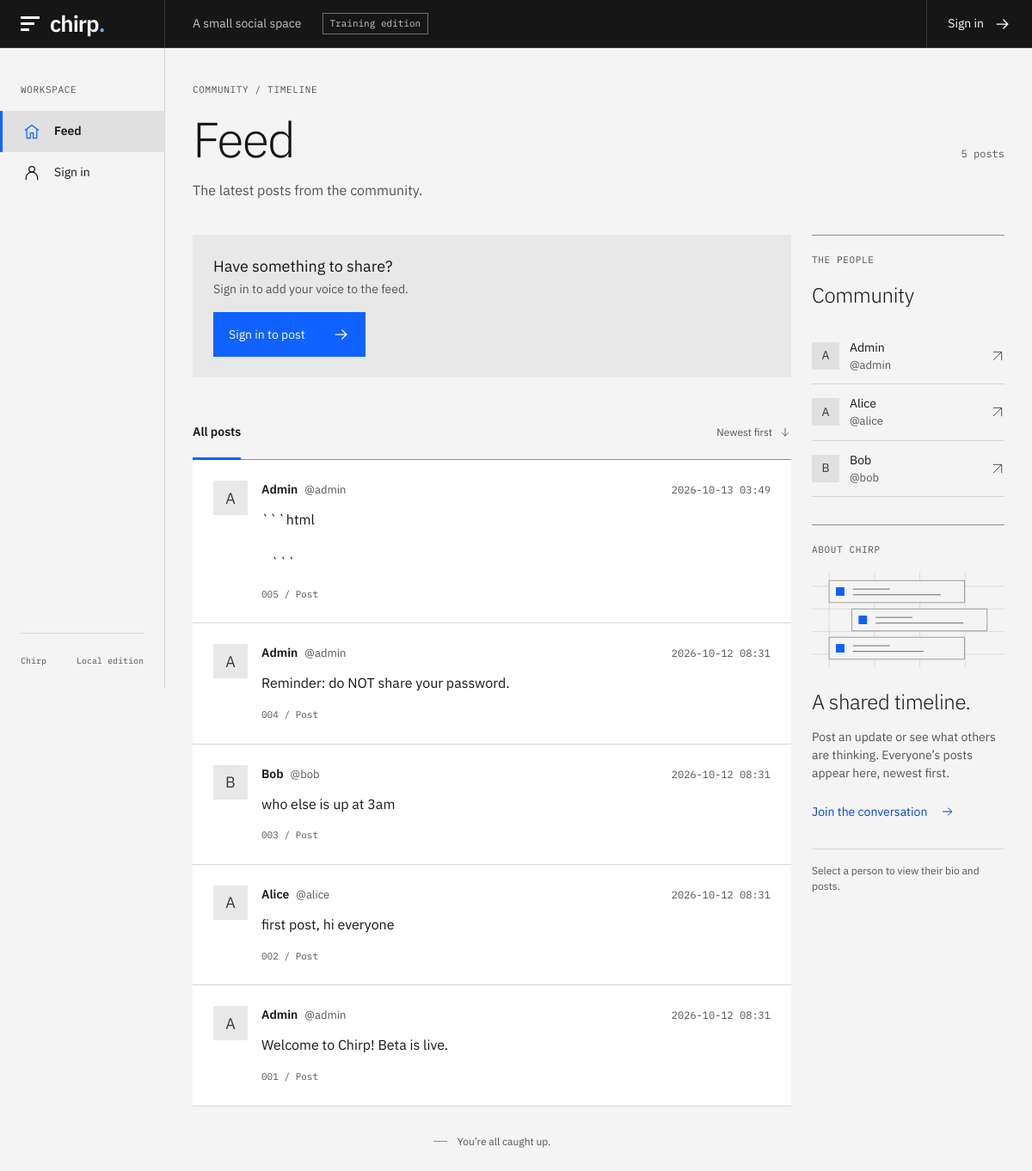
The page / on the database its author committed.
### tables this page shows
CREATE TABLE users (
        id INTEGER PRIMARY KEY AUTOINCREMENT,
        username TEXT UNIQUE NOT NULL,
        password TEXT NOT NULL,      -- stored in plaintext (part of the lesson)
        email TEXT,
        bio TEXT
    );

CREATE TABLE tweets (
        id INTEGER PRIMARY KEY AUTOINCREMENT,
        user_id INTEGER NOT NULL,
        body TEXT NOT NULL,
        created TEXT DEFAULT CURRENT_TIMESTAMP
    );

### app.py (the view)
@app.route("/")
def index():
    db = get_db()
    tweets = db.execute(
        """SELECT tweets.id, tweets.body, tweets.created, users.username
           FROM tweets JOIN users ON tweets.user_id = users.id
           ORDER BY tweets.id DESC"""
    ).fetchall()
    members = db.execute(
        "SELECT username FROM users ORDER BY username LIMIT 6"
    ).fetchall()
    return render_template(
        "index.html", tweets=tweets, members=members, user=current_user()
    )

### app.py (called while the page is built, shortened)
def get_db():
    if "db" not in g:
        g.db = sqlite3.connect(DB_PATH)
        g.db.row_factory = sqlite3.Row
    return g.db

def current_user():
    token = request.cookies.get("session")
    if not token:
        return None

### templates/index.html
{% extends "base.html" %}
{% from "components.html" import icon, post %}
{% block content %}
  <div class="page-heading">
    <p class="eyebrow">COMMUNITY / TIMELINE</p>
    <div class="heading-line"><h1>Feed</h1><span class="heading-count">{{ tweets | length }} {{ 'post' if tweets | length == 1 else 'posts' }}</span></div>
    <p class="page-description">The latest posts from the community.</p>
  </div>
  <div class="content-grid">
    <section class="feed-column" aria-label="Community feed">
      {% if user %}
        <form class="composer" id="compose" method="post" action="/tweet" data-pending="Posting…" data-shortcut>
          {% if config.get('CHIRP_FIXED') %}<input type="hidden" name="csrf_token" value="{{ csrf_token() }}">{% endif %}
          <div class="composer-label"><label for="post-body">What’s on your mind?</label><span class="handle">@{{ user['username'] }}</span></div>
          <textarea id="post-body" name="body" rows="3" placeholder="Write a thought, an update, a question…"></textarea>
          <div class="composer-footer"><span>Ctrl / Cmd + Enter to post</span><button type="submit" class="button">Post {{ icon('arrow') }}</button></div>
        </form>
      {% else %}
        <div class="join-panel" id="compose"><div><h2>Have something to share?</h2><p>Sign in to add your voice to the feed.</p></div><a class="button" href="/login">Sign in to post {{ icon('arrow') }}</a></div>
      {% endif %}
      <div class="feed-toolbar"><h2>All posts</h2><span>Newest first {{ icon('arrow') }}</span></div>
      <div class="post-list">
        {% for t in tweets %}{{ post(t, user) }}{% else %}<div class="empty-state"><h2>The conversation starts here.</h2><p>No posts yet. Share the first thought.</p></div>{% endfor %}
      </div>
      <div class="feed-end"><span class="end-mark" aria-hidden="true"></span>You’re all caught up.</div>
    </section>
    <aside class="context-rail" aria-label="About the community">
      <section class="rail-section"><p class="eyebrow">THE PEOPLE</p><h2>Community</h2><div class="member-list">{% for member in members %}<a class="member" href="{{ url_for('profile', username=member['username']) }}"><span class="avatar avatar-small">{{ member['username'][0] | upper }}</span><span><strong>{{ member['username'] | capitalize }}</strong><span class="handle">@{{ member['username'] }}</span></span>{{ icon('external') }}</a>{% else %}<p class="muted">No members yet.</p>{% endfor %}</div></section>
      <section class="rail-section about-section"><p class="eyebrow">ABOUT CHIRP</p><img class="timeline-graphic" src="{{ url_for('static', filename='timeline.svg') }}" alt="" width="272" height="136"><h2>A shared timeline.</h2><p>Post an update or see what others are thinking. Everyone’s posts appear here, newest first.</p><a class="text-link" href="{% if user %}{{ url_for('profile', username=user['username']) }}{% else %}/login{% endif %}">{% if user %}Your profile{% else %}Join the conversation{% endif %} {{ icon('arrow') }}</a></section>
      <div class="rail-footer">Select a person to view their bio and posts.</div>
    </aside>
  </div>
{% endblock %}

### templates/components.html (shortened to what this page needs)
{% macro icon(name) -%}
<svg class="icon" width="20" height="20" viewBox="0 0 24 24" fill="none" stroke="currentColor" stroke-width="1.5"
  stroke-linecap="square" stroke-linejoin="miter" aria-hidden="true" focusable="false">
  {% if name == 'arrow' %}
  <path d="M4 12h15M13 6l6 6-6 6" />
  {% elif name == 'home' %}
  <path d="m3 10 9-7 9 7M5 9v12h5v-7h4v7h5V9" />
  {% elif name == 'user' %}
  <circle cx="12" cy="7" r="4" />
  <path d="M4 21v-2a8 8 0 0 1 16 0v2" />
  {% elif name == 'users' %}
  <circle cx="9" cy="7" r="3" />
  <path d="M2 21v-3a7 7 0 0 1 14 0v3M16 4a3 3 0 0 1 0 6M19 14a6 6 0 0 1 3 5v2" />
  {% elif name == 'settings' %}
  <path d="M3 6h18M3 12h18M3 18h18" />
  <path d="M7 3v6M16 9v6M9 15v6" />
  {% elif name == 'logout' %}
  <path d="M10 3H4v18h6M10 12h11M16 7l5 5-5 5" />
  {% elif name == 'plus' %}
  <path d="M12 4v16M4 12h16" />
  {% elif name == 'external' %}
  <path d="M5 19 19 5M5 5h14v14" />
  {% elif name == 'check' %}
  <path d="m4 12 5 5L20 6" />
  {% elif name == 'edit' %}
  <path d="m16 3 5 5-12 12-6 1 1-6ZM13 6l5 5" />
  {% elif name == 'trash' %}
  <path d="M3 6h18M19 6v14a2 2 0 0 1-2 2H7a2 2 0 0 1-2-2V6m3 0V4a2 2 0 0 1 2-2h4a2 2 0 0 1 2 2v2" />
  <line x1="10" y1="11" x2="10" y2="17" />
  <line x1="14" y1="11" x2="14" y2="17" />
  {% endif %}
</svg>
{%- endmacro %}
{% macro post(tweet, current_user=None) -%}
<article class="post" id="post-{{ tweet['id'] }}">
  <a class="avatar" href="{{ url_for('profile', username=tweet['username']) }}"
    aria-label="View {{ tweet['username'] }}'s profile">{{ tweet['username'][0] | upper }}</a>
  <div class="post-content">
    <div class="post-meta">
      <a class="post-author" href="{{ url_for('profile', username=tweet['username']) }}">{{ tweet['username'] |
        capitalize }}<span class="handle">@{{ tweet['username'] }}</span></a>
      <time datetime="{{ tweet['created'] | replace(' ', 'T') }}Z">{{ tweet['created'][:16] }}</time>
    </div>
    <div class="post-body">{% if config.get('CHIRP_FIXED') %}{{ tweet['body'] }}{% else %}{{ tweet['body'] | safe }}{%
      endif %}</div>
    <div class="post-footer">
      <a class="post-permalink" href="{{ url_for('index') }}#post-{{ tweet['id'] }}"
        aria-label="Link to post {{ tweet['id'] }}">{{ '%03d' | format(tweet['id']) }}<span aria-hidden="true"> /
        </span>Post</a>
    </div>
  </div>
</article>
{%- endmacro %}

### rows shown on the page
tweets: created "2026-10-13 03:49", body "```html ```", id "005"
users: username "A", username "Admin", username "admin"
tweets: created "2026-10-12 08:31", body "Reminder: do NOT share your password.", id "004"
tweets: created "2026-10-12 08:31", body "who else is up at 3am", id "003"
users: username "B", username "Bob", username "bob"
tweets: created "2026-10-12 08:31", body "first post, hi everyone", id "002"
users: username "A", username "Alice", username "alice"
tweets: created "2026-10-12 08:31", body "Welcome to Chirp! Beta is live.", id "001"

### other values the page prints
{{ tweets | length }} "5"
{{ 'post' if tweets | length == 1 else 'posts' }} "posts"
